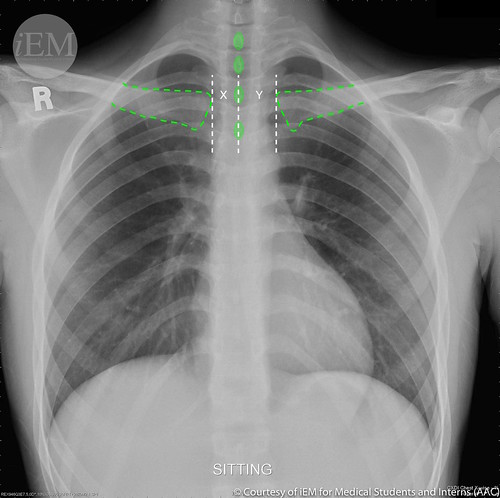
#> input picture data/30178847298_1fe57a35b0 - Copy.jpg, 500 x 498 px; its folder holds 4 pictures in this run
$ jupyter execute data_inspection.ipynb
#> lines starting #> are read from the running program, lines starting #| are printed output that depends on the picture
[cell 1]
from pathlib import Path
import matplotlib.pyplot as plt
import cv2

# Set path to test image folder
TEST_IMAGE_PATH = Path("../data")  # or wherever your images are

# List image files (filter common image formats)
image_files = [f for f in TEST_IMAGE_PATH.iterdir() if f.suffix.lower() in ['.jpg', '.jpeg', '.png']]

print(f"Found {len(image_files)} images in {TEST_IMAGE_PATH}")

# Display first few images
def show_test_images(images, n=5):
#> called with n = 5
    plt.figure(figsize=(15, 3))
    for i, img_file in enumerate(images[:n]):
        img = cv2.imread(str(img_file), cv2.IMREAD_GRAYSCALE)
#> img: shape (498, 500); min 0, max 255, mean 127.9
        plt.subplot(1, n, i+1)
        plt.imshow(img, cmap='gray')
        plt.title(img_file.name)
        plt.axis('off')
    plt.tight_layout()
    plt.show()
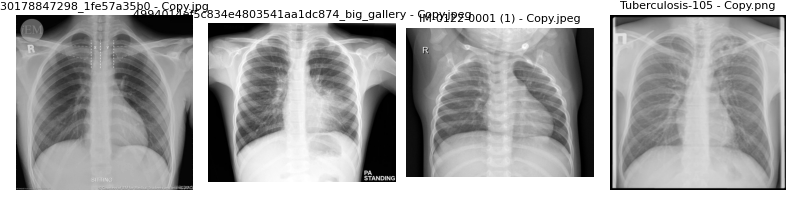
#> figure drawn by matplotlib, 4 panels

show_test_images(image_files)

Normalizing

[cell 2]
import cv2
import numpy as np
import matplotlib.pyplot as plt
from pathlib import Path
import random

# Configurations
DATASET_PATH = Path("../data/train/normal")  # example folder: change as needed
IMAGE_SIZE = (224, 224)
# ImageNet normalization parameters
IMAGENET_MEAN = np.array([0.485, 0.456, 0.406])
IMAGENET_STD = np.array([0.229, 0.224, 0.225])

# [34 lines left out: functions preprocess_image, display_normalized_image, not called in this run]

def preview_raw_normalized_images(folder_path, method='imagenet', n=5):
    """
    Randomly selects 'n' images from folder_path, applies preprocessing (with normalization),
    and displays the raw normalized images (after mapping to [0,1] for visualization).
    """
    folder = Path(folder_path)
    image_files = list(folder.glob('*'))
    if not image_files:
        print(f"No images found in {folder_path}")
        return

    # Randomly select images
    random_images = random.sample(image_files, min(n, len(image_files)))

    plt.figure(figsize=(20, 5))  # Increase width for side-by-side images
    for i, img_path in enumerate(random_images):
        # Load original image in BGR
        original_img = cv2.imread(str(img_path))
        # Preprocess image: resize, convert to RGB, scale, and normalize
        norm_img = preprocess_image(original_img, method=method)
        # For display: remap the normalized values to [0,1]
        display_img = display_normalized_image(norm_img, method=method)

        # Show original image (before normalization)
        plt.subplot(2, n, i+1)  # 2 rows, n columns
        plt.imshow(cv2.cvtColor(original_img, cv2.COLOR_BGR2RGB))
        plt.title(f"{img_path.name}\nOriginal")
        plt.axis('off')

        # Show normalized image (after normalization)
        plt.subplot(2, n, i+1+n)  # 2 rows, n columns
        plt.imshow(display_img)
        plt.title(f"{img_path.name}\nNormalized")
        plt.axis('off')

    plt.tight_layout()
    plt.show()

# Example: Preview original and normalized images from the "pneumonia" class in the train folder
preview_raw_normalized_images("../data/train/pneumonia", method='imagenet', n=5)

[cell 3]
import numpy as np
import matplotlib.pyplot as plt
from pathlib import Path
import random

# ImageNet normalization constants
IMAGENET_MEAN = np.array([0.485, 0.456, 0.406])
IMAGENET_STD = np.array([0.229, 0.224, 0.225])

# Adjust path to point to your data_processed folder
DATA_PROCESSED_DIR = Path("../data_processed")  # Use relative to script location

# [7 lines left out: function denormalize_image, not called in this run]

def get_all_npy_files(base_dir):
    """
    Recursively get all .npy files from base_dir
    """
    return list(base_dir.rglob("*.npy"))

def display_random_npy_images(n=5):
    npy_files = get_all_npy_files(DATA_PROCESSED_DIR)
    if not npy_files:
        print("No .npy files found.")
        return

    selected_files = random.sample(npy_files, min(n, len(npy_files)))

    plt.figure(figsize=(20, 4))
    for i, file_path in enumerate(selected_files):
        norm_img = np.load(file_path)
        img = denormalize_image(norm_img)

        plt.subplot(1, n, i + 1)
        plt.imshow(img)
        plt.title(file_path.parent.name + "\n" + file_path.name)
        plt.axis('off')

    plt.tight_layout()
    plt.show()

# Example usage
if __name__ == "__main__":
    display_random_npy_images(n=5)

[cell 4]
import numpy as np
import cv2
from pathlib import Path
import random

# Constants
IMAGENET_MEAN = np.array([0.485, 0.456, 0.406])
IMAGENET_STD = np.array([0.229, 0.224, 0.225])
DATA_PROCESSED_DIR = Path("../data_processed")   # relative to script in src/
IGNORE_DIR = Path("../ignore")                   # output location
IGNORE_DIR.mkdir(exist_ok=True)

# [8 lines left out: function denormalize_image, not called in this run]

def pick_and_save_random_images(n=10):
#> called with n = 10
    npy_files = list(DATA_PROCESSED_DIR.rglob("*.npy"))
    if len(npy_files) < n:
        print(f"Only found {len(npy_files)} images.")
        n = len(npy_files)

    selected_files = random.sample(npy_files, n)

    for i, file_path in enumerate(selected_files):
        norm_img = np.load(file_path)
        img = denormalize_image(norm_img)
        output_path = IGNORE_DIR / f"img_{i+1}_{file_path.parent.name}.jpg"
        # Convert RGB to BGR before saving with OpenCV
        cv2.imwrite(str(output_path), cv2.cvtColor(img, cv2.COLOR_RGB2BGR))

    print(f"✅ Saved {n} images to: {IGNORE_DIR.resolve()}")

# Run it
if __name__ == "__main__":
    pick_and_save_random_images(10)
